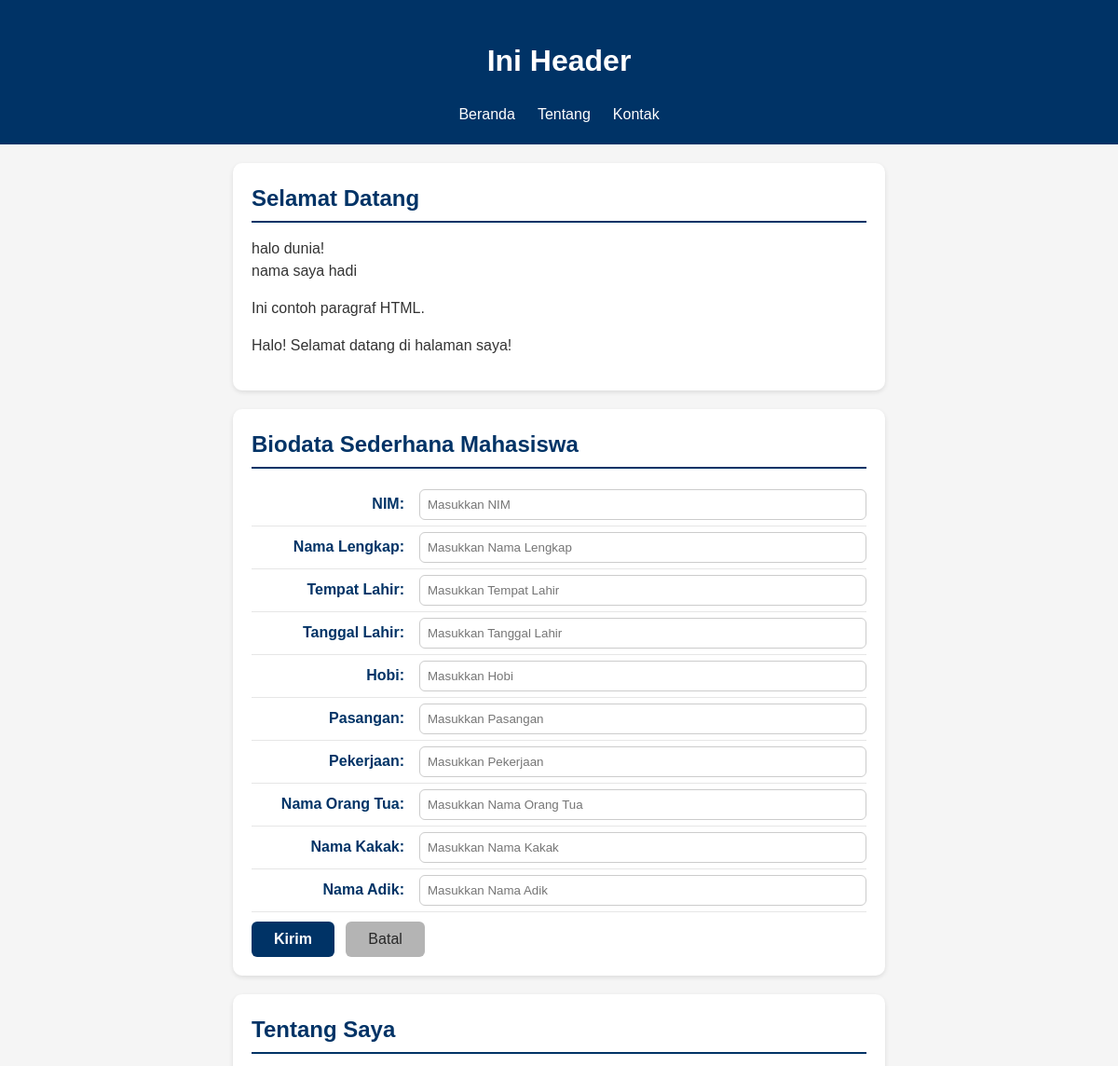
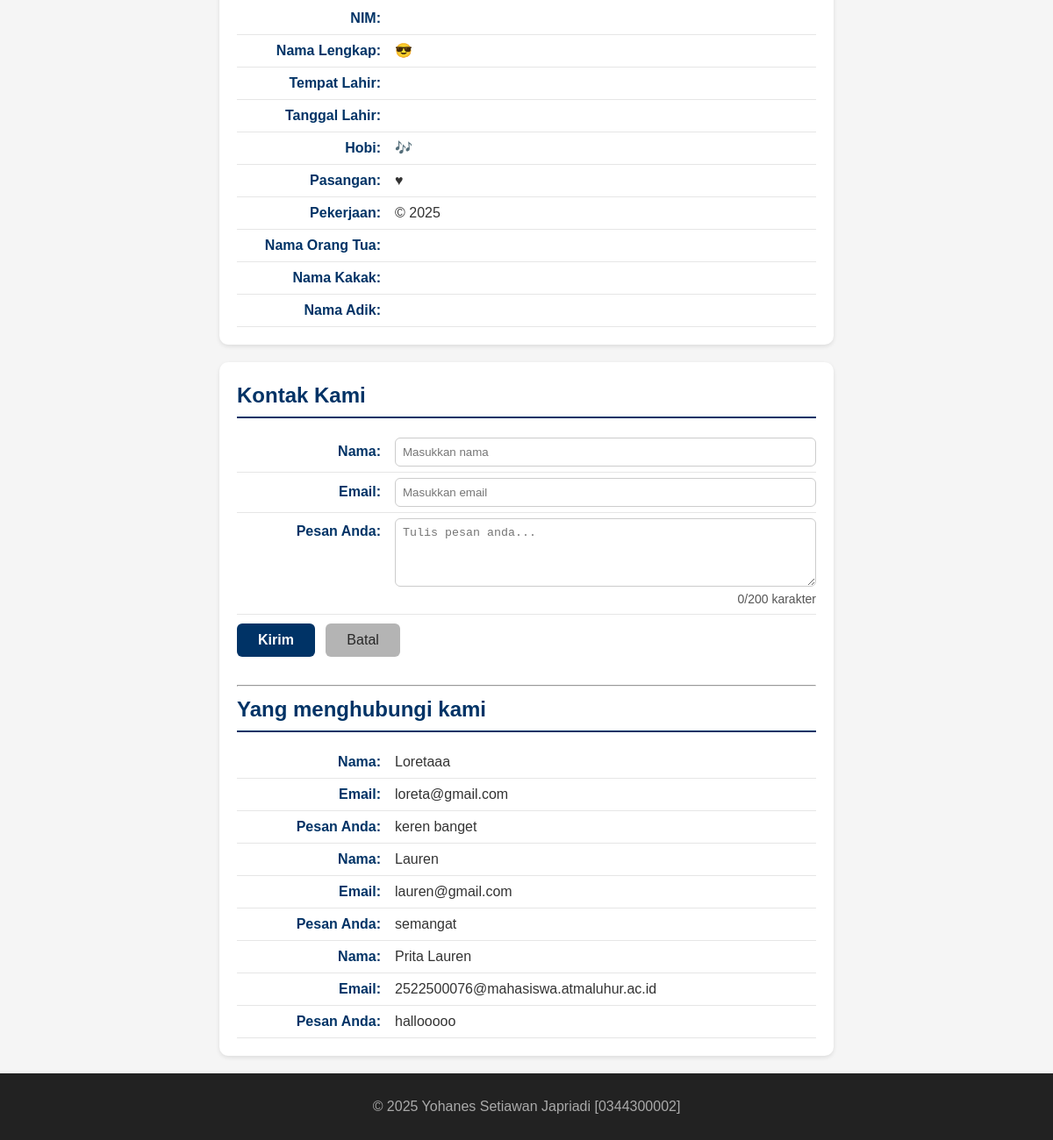
The page / on the database its author committed (2 pictures, top to bottom).
### tables this page shows
CREATE TABLE `tbl_tamu` (
  `cid` int NOT NULL,
  `cnama` varchar(100) DEFAULT NULL,
  `cemail` varchar(100) DEFAULT NULL,
  `cpesan` text
);

### fungsi.php (the view, shortened to what this page needs)
<?php
function bersihkan($str)
{
  return htmlspecialchars(trim($str));
}
function tampilkanBiodata($conf, $arr)
{
  $html = "";
  foreach ($conf as $k => $v) {
    $label = $v["label"];
    $nilai = bersihkan($arr[$k] ?? '');
    $suffix = $v["suffix"];
    $html .= "<p><strong>{$label}</strong> {$nilai}{$suffix}</p>";
  }
  return $html;
}

### index.php (shortened to what this page needs)
<?php
require_once __DIR__ . '/fungsi.php';
?>
<!DOCTYPE html>
<html lang="en">
<head>
  <link rel="stylesheet" href="style.css">
</head>
<body>
  <header>
    <h1>Ini Header</h1>
    <nav>
      <ul>
        <li><a href="#home">Beranda</a></li>
        <li><a href="#about">Tentang</a></li>
        <li><a href="#contact">Kontak</a></li>
      </ul>
    </nav>
  </header>
  <main>
    <section id="home">
      <h2>Selamat Datang</h2>
      <?php
      echo "halo dunia!<br>";
      echo "nama saya hadi";
      ?>
      <p>Ini contoh paragraf HTML.</p>
    </section>
    <section id="biodata">
      <h2>Biodata Sederhana Mahasiswa</h2>
      <form action="proses.php" method="POST">
        <label for="txtNim"><span>NIM:</span>
          <input type="text" id="txtNim" name="txtNim" placeholder="Masukkan NIM" required>
        </label>
        <label for="txtNmLengkap"><span>Nama Lengkap:</span>
          <input type="text" id="txtNmLengkap" name="txtNmLengkap" placeholder="Masukkan Nama Lengkap" required>
        </label>
        <label for="txtT4Lhr"><span>Tempat Lahir:</span>
          <input type="text" id="txtT4Lhr" name="txtT4Lhr" placeholder="Masukkan Tempat Lahir" required>
        </label>
        <label for="txtTglLhr"><span>Tanggal Lahir:</span>
          <input type="text" id="txtTglLhr" name="txtTglLhr" placeholder="Masukkan Tanggal Lahir" required>
        </label>
        <label for="txtHobi"><span>Hobi:</span>
          <input type="text" id="txtHobi" name="txtHobi" placeholder="Masukkan Hobi" required>
        </label>
        <label for="txtPasangan"><span>Pasangan:</span>
          <input type="text" id="txtPasangan" name="txtPasangan" placeholder="Masukkan Pasangan" required>
        </label>
        <label for="txtKerja"><span>Pekerjaan:</span>
          <input type="text" id="txtKerja" name="txtKerja" placeholder="Masukkan Pekerjaan" required>
        </label>
        <label for="txtNmOrtu"><span>Nama Orang Tua:</span>
          <input type="text" id="txtNmOrtu" name="txtNmOrtu" placeholder="Masukkan Nama Orang Tua" required>
        </label>
        <label for="txtNmKakak"><span>Nama Kakak:</span>
          <input type="text" id="txtNmKakak" name="txtNmKakak" placeholder="Masukkan Nama Kakak" required>
        </label>
        <label for="txtNmAdik"><span>Nama Adik:</span>
          <input type="text" id="txtNmAdik" name="txtNmAdik" placeholder="Masukkan Nama Adik" required>
        </label>
        <button type="submit">Kirim</button>
        <button type="reset">Batal</button>
      </form>
    </section>
    <?php
    $biodata = $_SESSION["biodata"] ?? [];
    $fieldConfig = [
      "nim" => ["label" => "NIM:", "suffix" => ""],
      "nama" => ["label" => "Nama Lengkap:", "suffix" => " &#128526;"],
      "tempat" => ["label" => "Tempat Lahir:", "suffix" => ""],
      "tanggal" => ["label" => "Tanggal Lahir:", "suffix" => ""],
      "hobi" => ["label" => "Hobi:", "suffix" => " &#127926;"],
      "pasangan" => ["label" => "Pasangan:", "suffix" => " &hearts;"],
      "pekerjaan" => ["label" => "Pekerjaan:", "suffix" => " &copy; 2025"],
      "ortu" => ["label" => "Nama Orang Tua:", "suffix" => ""],
      "kakak" => ["label" => "Nama Kakak:", "suffix" => ""],
      "adik" => ["label" => "Nama Adik:", "suffix" => ""],
    ];
    ?>
    <section id="about">
      <h2>Tentang Saya</h2>
      <?= tampilkanBiodata($fieldConfig, $biodata) ?>
    </section>
    <section id="contact">
      <h2>Kontak Kami</h2>
      <form action="proses.php" method="POST">
        <label for="txtNama"><span>Nama:</span>
          <input type="text" id="txtNama" name="txtNama" placeholder="Masukkan nama" required autocomplete="name">
        </label>
        <label for="txtEmail"><span>Email:</span>
          <input type="email" id="txtEmail" name="txtEmail" placeholder="Masukkan email" required autocomplete="email">
        </label>
        <label for="txtPesan"><span>Pesan Anda:</span>
          <textarea id="txtPesan" name="txtPesan" rows="4" placeholder="Tulis pesan anda..." required></textarea>
          <small id="charCount">0/200 karakter</small>
        </label>
        <button type="submit">Kirim</button>
        <button type="reset">Batal</button>
      </form>
      <br>
      <hr>
      <h2>Yang menghubungi kami</h2>
      <?php include 'read_inc.php'; ?>
    </section>
  </main>
  <footer>
    <p>&copy; 2025 Yohanes Setiawan Japriadi [0344300002]</p>
  </footer>
</body>
</html>

### read_inc.php
<?php
require 'koneksi.php';
$fieldContact = [
  "nama" => ["label" => "Nama:", "suffix" => ""],
  "email" => ["label" => "Email:", "suffix" => ""],
  "pesan" => ["label" => "Pesan Anda:", "suffix" => ""]
];
$sql = "SELECT * FROM tbl_tamu ORDER BY cid DESC";
$q = mysqli_query($conn, $sql);
if (!$q) {
  echo "<p>Gagal membaca data tamu: " . htmlspecialchars(mysqli_error($conn)) . "</p>";
} elseif (mysqli_num_rows($q) == 0) {
  echo "<p>Belum ada data tamu yang tersimpan.</p>";
} else {
  while ($row = mysqli_fetch_assoc($q)) {
    $arrContact = [
      "nama"  => $row["cnama"]  ?? "",
      "email" => $row["cemail"] ?? "",
      "pesan" => $row["cpesan"] ?? "",
    ];
    echo tampilkanBiodata($fieldContact, $arrContact);
  }
}
?>

### style.css (style rules this page uses)
* { box-sizing: border-box; }
body { margin: 0; font-family: Arial, sans-serif; background: #f5f5f5; color: #333; line-height: 1.5; }
header { background: #003366; color: #fff; padding: 20px; text-align: center; }
header ul { display: flex; justify-content: center; list-style: none; padding: 0; margin: 10px 0 0; }
header li a { color: #fff; text-decoration: none; padding: 6px 12px; }
#home, #about, #contact, #biodata { background-color: #ffffff; border-radius: 10px; padding: 20px; max-width: 700px; margin: 20px auto; box-shadow: 0 2px 5px rgba(0, 0, 0, 0.1); }
#home h2, #about h2, #contact h2, #biodata h2 { color: #003366; border-bottom: 2px solid #003366; padding-bottom: 6px; margin-top: 0; margin-bottom: 16px; }
#home p { text-align: justify; }
#about p, #contact p, #contact label, #biodata label { display: flex; justify-content: flex-start; align-items: baseline; margin: 0; padding: 6px 0; border-bottom: 1px solid #e6e6e6; }
#about strong, #contact strong, #contact label>span, #biodata label>span { min-width: 180px; color: #003366; font-weight: 600; text-align: right; padding-right: 16px; flex-shrink: 0; }
#contact input, #contact textarea, #biodata input { flex: 1; border: 1px solid #ccc; border-radius: 6px; padding: 8px; color: #000; font-weight: normal; margin: 0; box-sizing: border-box; }
#contact button, #biodata button { margin-top: 10px; display: inline-block; padding: 10px 24px; font-size: 16px; border-radius: 6px; cursor: pointer; border: none; transition: all 0.3s ease; margin-right: 8px; }
#contact button[type="submit"], #biodata button[type="submit"] { background-color: #003366; color: #fff; font-weight: 600; }
#contact button[type="reset"], #biodata button[type="reset"] { background-color: #b4b4b4; color: #272727; font-weight: 500; }
footer { background: #222; color: #aaa; text-align: center; padding: 10px; }

### rows shown on the page
tbl_tamu: label "Nama:", cnama "Loretaaa", label "Email:", cemail "loreta@gmail.com", label "Pesan Anda:", cpesan "keren banget"
tbl_tamu: label "Nama:", cnama "Lauren", label "Email:", cemail "lauren@gmail.com", label "Pesan Anda:", cpesan "semangat"
tbl_tamu: label "Nama:", cnama "Prita Lauren", label "Email:", cemail "2522500076@mahasiswa.atmaluhur.ac.id", label "Pesan Anda:", cpesan "hallooooo"

### other values the page prints
$label "NIM:"
$label "Nama Lengkap:"
$suffix "😎"
$label "Tempat Lahir:"
$label "Tanggal Lahir:"
$label "Hobi:"
$suffix "🎶"
$label "Pasangan:"
$suffix "♥"
$label "Pekerjaan:"
$suffix "© 2025"
$label "Nama Orang Tua:"
$label "Nama Kakak:"
$label "Nama Adik:"
